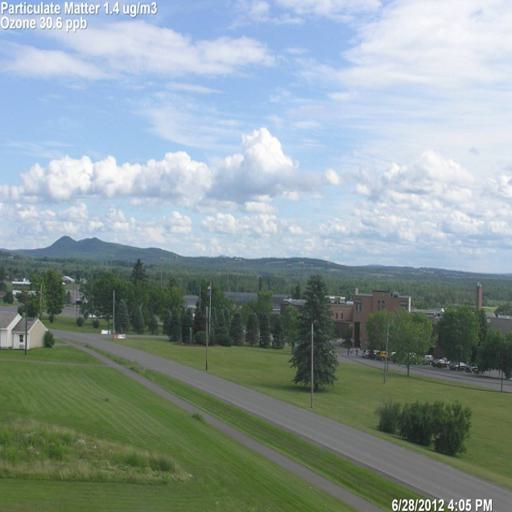
#> input picture temp.jpg, 512 x 512 px
$ python images_to_video.py --images ..
#> lines starting #> are read from the running program, lines starting #| are printed output that depends on the picture
import cv2
import os
import argparse


parser = argparse.ArgumentParser()
parser.add_argument("--images", type=str, help='path to images folder')
parser.add_argument("--video", type=str, default='viedo.avi',
                    help='path to target video')
args = parser.parse_args()


image_folder = args.images
video_name = args.video

shape = 960, 720
fps = 1

images = [f for f in os.listdir(image_folder)]
images.sort()
fourcc = cv2.VideoWriter_fourcc(*'DIVX')
video = cv2.VideoWriter(video_name, fourcc, fps, shape)

for image in images:
    image_path = os.path.join(image_folder, image)
    image = cv2.imread(image_path)
#> image is the input picture: shape (512, 512, 3); mean B, G, R 154.9, 154.7, 139.1
    resized=cv2.resize(image,shape)
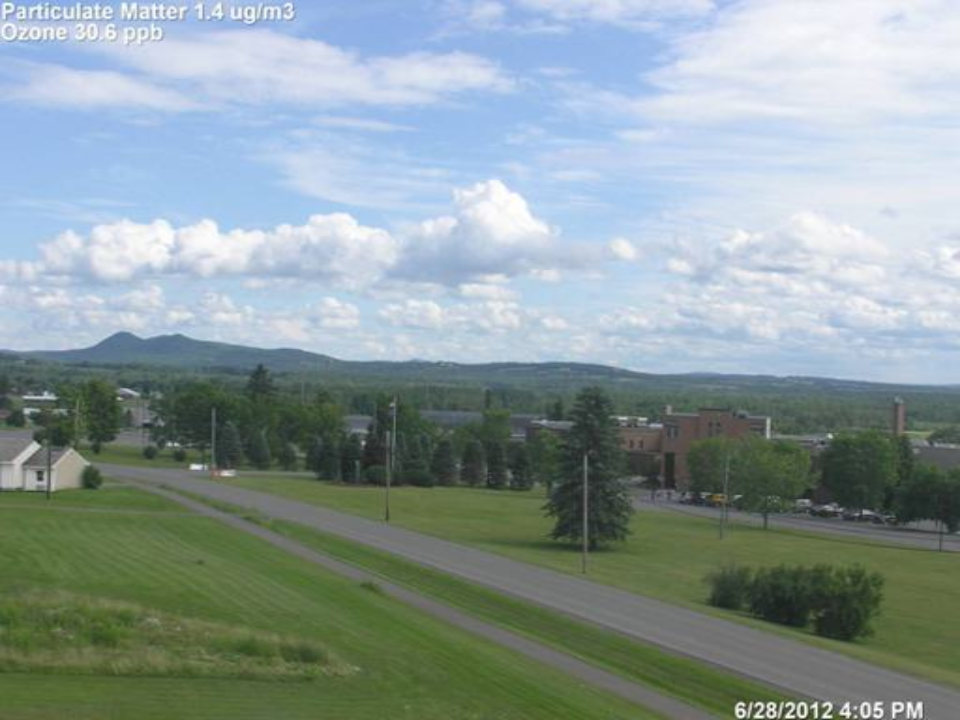
#> resized: shape (720, 960, 3); mean B, G, R 154.8, 154.6, 139
#> (the run stopped early here; a loop or call above may not have finished)
